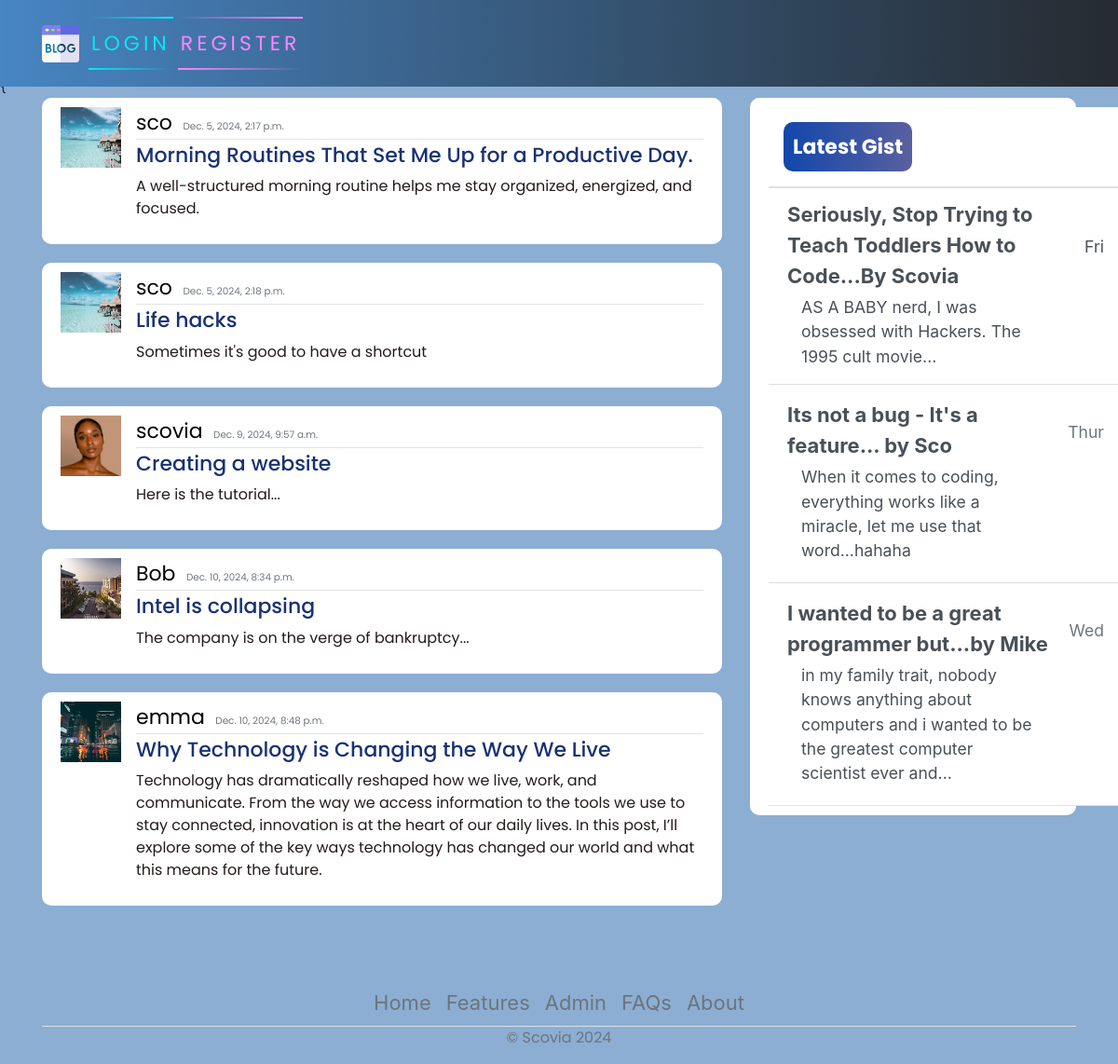
Before: / with the older database file.
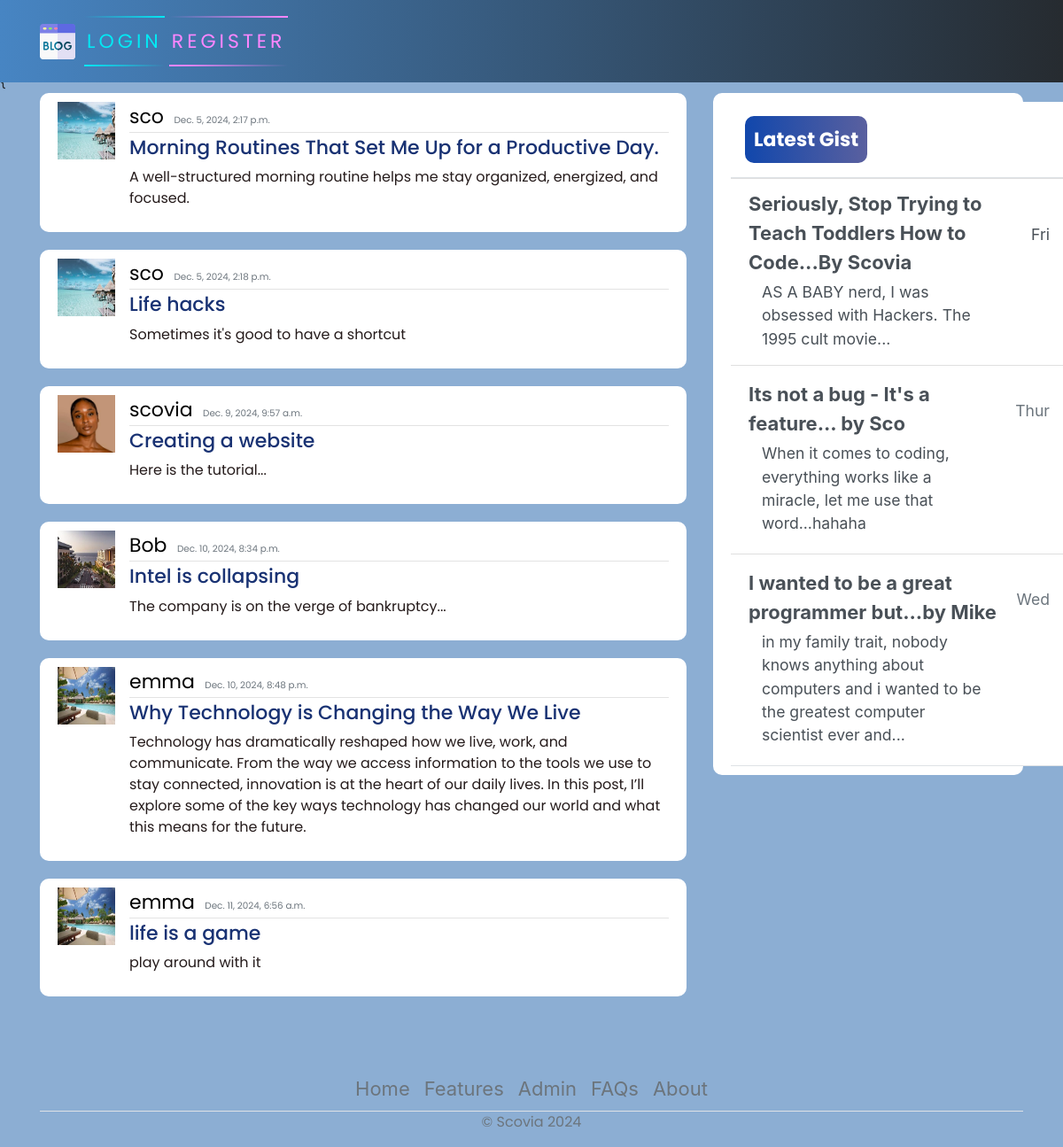
After: the same page with the newer database file.
### diary/models.py (models this page shows, shortened)
class Post(models.Model):
    title = models.CharField(max_length=200)
    content = models.TextField()
    date_posted = models.DateTimeField(default=timezone.now)
    author = models.ForeignKey(User, on_delete=models.CASCADE, default=1)

### users/models.py (models this page shows, shortened)
class Profile(models.Model):
    user = models.OneToOneField(User, on_delete=models.CASCADE)
    image = models.ImageField(default='default.jpg', upload_to='profile_pics')

### diary/views.py (the view)
# urls.py: path('', views.home, name="diary-home"),
def home(request):
    context = {
        'posts': Post.objects.all()
    }
    return render(request, 'home.html', context)

### diary/templates/home.html
{{% extends 'base.html' %}
{% block content %}
    {% for posts in posts %}
        <article class="media content-section">
            <img class="rounded-cirlce article-img" src="{{ posts.author.profile.image.url }}" alt="">
            <div class="media-body">
              <div class="article-metadata">
                <a class="mr-2" href="#">{{ posts.author }}</a>
                <small class="text-muted">{{ posts.date_posted }}</small>
              </div>
              <h2><a class="article-title" href="{% url 'blog-detail' posts.id %}">{{ posts.title }}</a></h2>
              <p class="article-content">{{ posts.content }}</p>
            </div>
            <br>
          </article>
    {% endfor  %}
{% endblock content %}

Changed rows visible on the page:
changed through a linked row, Post "Why Technology is Changing the Way We Live": author.profile.image: a different picture
added Post: author.profile.image (picture), author "emma", date_posted "Dec. 11, 2024, 6:56 a.m.", title "life is a game", content "play around with it"
